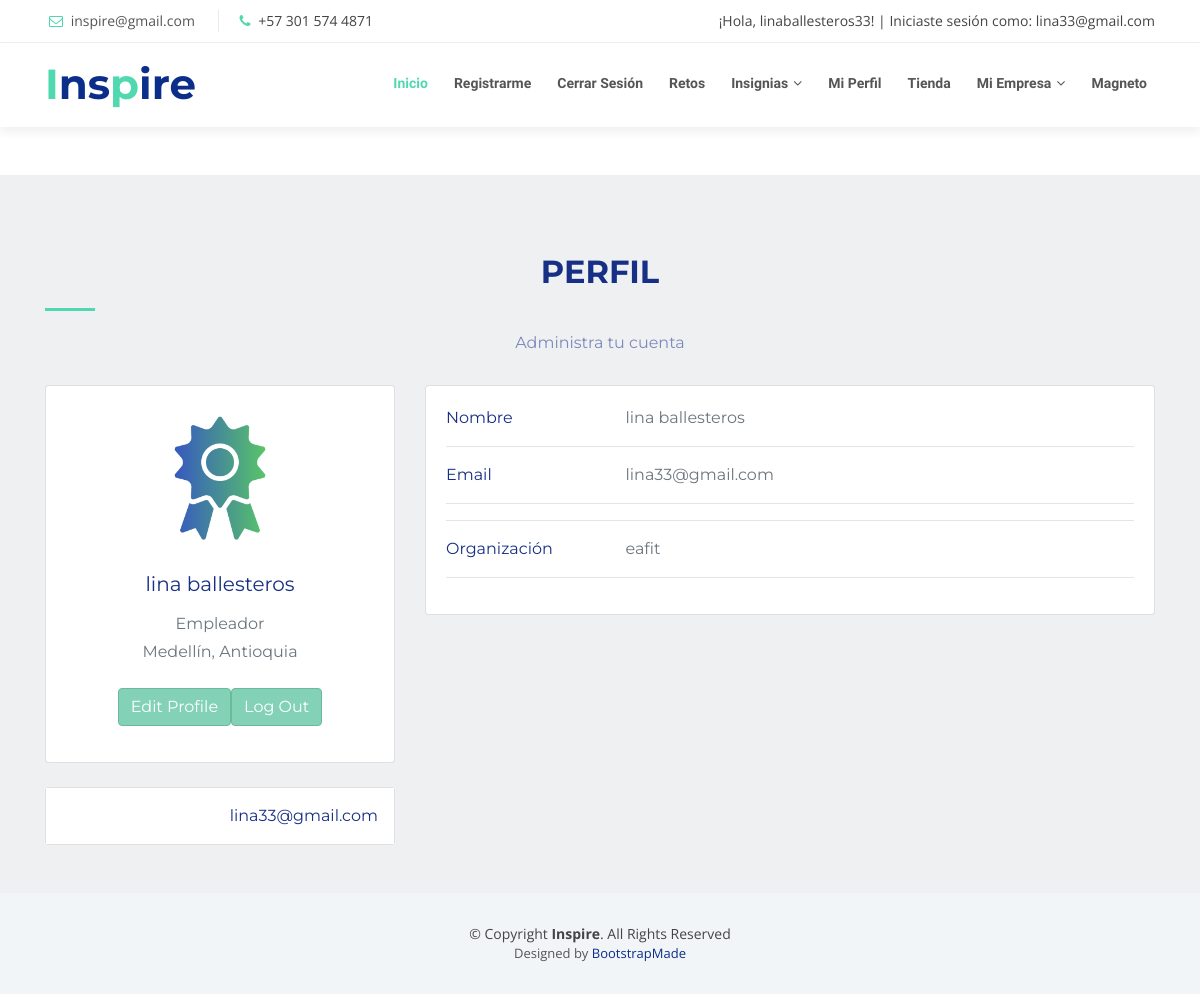
The app's page /profile (signed in) with its own data.
### accounts/models.py (models this page shows)
class Empleador(models.Model):
    user = models.OneToOneField(User, on_delete = models.CASCADE)
    nombre_empleador =  models.CharField(default="", max_length=100)
    imagen_empleador = models.ImageField(upload_to="uploads/")
    organizacion_empleador =  models.CharField(default="", max_length=100)
    tipo_usuario = models.CharField(max_length=100, default='empleador')

### accounts/views.py (the view)
# urls.py: path('profile', accounts_views.profile, name='profile'),
def profile(request):
   tipo_usuario, data_usuario = get_user_type(request)
   if tipo_usuario is None: # Ambas consultas no tienen resultados, está loggeado como admin o no se ha loggeado y no como empleador o empleado
       print("debuggg")
       return redirect("login_view")
   if tipo_usuario == 'empleado':
       empleado = request.user.empleado
       retos_iniciados_usuario = RetosIniciados.objects.filter(empleado=empleado)
       retos_iniciados = Reto.objects.filter(id__in=retos_iniciados_usuario.values('reto_id'), estado='ACTIVO')
       cantidad_retos_iniciados = retos_iniciados_usuario.count()
       print(retos_iniciados)
       print("-------")
       print(retos_iniciados_usuario)
       retos_finalizados_usuario = RetosFinalizados.objects.filter(empleado=empleado)
       retos_finalizados = Reto.objects.filter(id__in=retos_iniciados_usuario.values('reto_id'), estado='FINALIZADO')
       cantidad_retos_finalizados = retos_finalizados_usuario.count()
       habilidades_empleado = get_skills_employee(retos_finalizados_usuario)
       print("habilidades:")
       print(habilidades_empleado)
       return render(request, 'profile_employee.html', {'data_usuario':data_usuario, 'retos_iniciados':retos_iniciados, 'retos_iniciados_usuario':retos_iniciados_usuario, 'cantidad_retos_iniciados':cantidad_retos_iniciados, 'retos_finalizados':retos_finalizados, 'retos_finalizados_usuario':retos_finalizados_usuario, 'cantidad_retos_finalizados':cantidad_retos_finalizados, 'habilidades_empleado':habilidades_empleado})
   elif tipo_usuario == 'empleador':
       return render(request, 'profile_employer.html', data_usuario)

### accounts/templates/profile_employer.html (shortened to what this page needs)
<html lang="en"><head>
    <link href="static/lib/bootstrap/css/bootstrap.min.css" rel="stylesheet">
    <link rel="stylesheet" href="path/to/font-awesome/css/font-awesome.min.css">
    <link href="static/lib/font-awesome/css/font-awesome.min.css" rel="stylesheet">
    <link href="static/lib/animate/animate.min.css" rel="stylesheet">
    <link href="static/lib/ionicons/css/ionicons.min.css" rel="stylesheet">
    <link href="static/lib/owlcarousel/assets/owl.carousel.min.css" rel="stylesheet">
    <link href="static/lib/magnific-popup/magnific-popup.css" rel="stylesheet">
    <link href="static/lib/ionicons/css/ionicons.min.css" rel="stylesheet">
    <link href="static/css/style.css" rel="stylesheet">
  <style type="text/css" id="operaUserStyle"></style></head>
  <body id="body"><button type="button" id="mobile-nav-toggle"></button>
    {% include 'header.html' %}
      <main id="main">
        <br></br>
        <section style="background-color: #EEF0F1; font-family: 'Montserrat', sans-serif;" id="services">
          <div class="container py-5">
              <div class="section-header">
                  <h2 class="text-center" style="color: #172F85;">Perfil</h2>
                  <p class="text-center" style="color: #7F88BC;">Administra tu cuenta</p>
              </div>
              <div class="row">
                  <div class="col-lg-4">
                      <div class="card mb-4">
                          <div class="card-body text-center">
                              <img src={{imagen_empleador}} alt="avatar"
                                  class="rounded-circle img-fluid" style="width: 150px;">
                              <h5 class="my-3" style="color: #172F85;">{{ nombre_empleador}}</h5>
                              <p class="text-muted mb-1" style="color: #83D2B8;">Empleador</p>
                              <p class="text-muted mb-4">Medellín, Antioquia</p>
                              <div class="d-flex justify-content-center mb-2">
                                <button type="button" class="btn btn-primary mb-2" style="background-color: #83D2B8; border: 1px solid #6CBA99;">Edit Profile</button>
                                <a href="http://localhost:8000/log_out">
                                    <button type="button" class="btn btn-primary mb-2" style="background-color: #83D2B8; border: 1px solid #6CBA99;">Log Out</button>
                                </a>
                                                            </div>
                          </div>
                      </div>
                      <div class="card mb-4 mb-lg-0">
                          <div class="card-body p-0">
                              <ul class="list-group list-group-flush rounded-3">
                                  <li class="list-group-item d-flex justify-content-between align-items-center p-3">
                                      <p class="mb-0" style="color: #172F85;">{{ user.email }}</p>
                                  </li>
                              </ul>
                          </div>
                      </div>
                  </div>
                  <div class="col-lg-8">
                      <div class="card mb-4">
                          <div class="card-body">
                              <div class="row">
                                  <div class="col-sm-3">
                                      <p class="mb-0" style="color: #172F85;">Nombre</p>
                                  </div>
                                  <div class="col-sm-9">
                                      <p class="text-muted mb-0" style="color: #7F88BC;">{{nombre_empleador}}</p>
                                  </div>
                              </div>
                              <hr>
                              <div class="row">
                                  <div class="col-sm-3">
                                      <p class="mb-0" style="color: #172F85;">Email</p>
                                  </div>
                                  <div class="col-sm-9">
                                      <p class="text-muted mb-0" style="color: #7F88BC;">{{user.email}}</p>
                                  </div>
                              </div>
                              <hr>
                            <hr>
                              <div class="row">
                                  <div class="col-sm-3">
                                      <p class="mb-0" style="color: #172F85;">Organización</p>
                                  </div>
                                  <div class="col-sm-9">
                                      <p class="text-muted mb-0" style="color: #7F88BC;">{{organizacion_empleador}}</p>
                                  </div>
                              </div>
                              <hr>
                          </div>
                      </div>
                </div>
                  </div>
                </div>
        </section>
      </main>
      <footer id="footer">
        <div class="container">
          <div class="copyright">
            © Copyright <strong>Inspire</strong>. All Rights Reserved
          </div>
          <div class="credits">
            Designed by <a href="https://bootstrapmade.com/">BootstrapMade</a>
          </div>
        </div>
      </footer>
          <div id="mobile-body-overly"></div></body></html>

### menu/templates/header.html (shortened to what this page needs)
    <section id="topbar" class="d-none d-lg-block">
      <div class="container clearfix">
        <div class="contact-info float-left">
          <i class="fa fa-envelope-o"></i> <a href="mailto:contact@example.com">inspire@gmail.com</a>
          <i class="fa fa-phone"></i> +57 301 574 4871
        </div>
        <div class="social-links float-right">
          <div class="user-info">
            {% if user.is_authenticated %}
                ¡Hola, {{ user.username }}! | Iniciaste sesión como: {{ user.email}}
            {% endif %}
        </div>
        </div>
      </div>
    </section>
    <div id="header-sticky-wrapper" class="sticky-wrapper" style="height: 84px;">
      <header id="header">
        <div class="container">
          <div id="logo" class="pull-left">
            <h1><a href="#body" class="scrollto"><span>I</span>ns<span>p</span>ire</a></h1>
          </div>
          <nav id="nav-menu-container">
            <ul class="nav-menu sf-js-enabled sf-arrows" style="touch-action: pan-y;"><li class="menu-active"><a href="http://localhost:8000">Inicio</a></li>
            <li><a href="http://localhost:8000/sign_up_type">Registrarme</a></li>
            {% if user.is_authenticated %}
            <li><a href="http://localhost:8000/log_out">Cerrar Sesión</a></li>
            {% else %}
            <li><a href="http://localhost:8000/login_view">Iniciar Sesión</a></li>
            {% endif %}
            <li><a href="http://localhost:8000/challenges">Retos</a></li>
            <li class="menu-has-children"><a href="http://localhost:8000/badges" class="sf-with-ul">Insignias</a>
            </li>
            <li><a href="http://localhost:8000/profile">Mi Perfil</a></li>
            <li><a href="#team">Tienda</a></li>
            <li class="menu-has-children"><a href="" class="sf-with-ul">Mi Empresa</a>
            </li>
            <li><a href="https://www.magneto365.com/home/ ">Magneto</a></li>
          </ul>
        </nav>
      </div>
    </header></div>

### challenges/static/css/style.css (style rules this page uses)
body { background: #fff; color: #444; font-family: "Open Sans", sans-serif; }
a { color: #50d8af; transition: 0.5s; }
p { padding: 0; margin: 0 0 30px 0; }
h1, h2, h3, h4, h5, h6 { font-family: "Montserrat", sans-serif; font-weight: 400; margin: 0 0 20px 0; padding: 0; }
#topbar { background: #fff; padding: 10px 0; border-bottom: 1px solid #eee; font-size: 14px; }
#topbar .contact-info a { line-height: 1; color: #555; }
#topbar .contact-info i { color: #50d8af; padding: 4px; }
#topbar .contact-info .fa-phone { padding-left: 20px; margin-left: 20px; border-left: 1px solid #e9e9e9; }
#header { padding: 20px 0; height: 84px; transition: all 0.5s; z-index: 997; background: #fff; box-shadow: 0px 6px 9px 0px rgba(0, 0, 0, 0.06); }
#header #logo h1 { font-size: 42px; margin: 0; padding: 0; line-height: 1; font-family: "Montserrat", sans-serif; font-weight: 700; }
#header #logo h1 a { color: #0c2e8a; line-height: 1; display: inline-block; }
#header #logo h1 a span { color: #50d8af; }
.nav-menu, .nav-menu * { margin: 0; padding: 0; list-style: none; }
.nav-menu li { position: relative; white-space: nowrap; }
.nav-menu > li { float: left; }
.sf-arrows .sf-with-ul { padding-right: 22px; }
.sf-arrows .sf-with-ul:after { content: "\f107"; position: absolute; right: 8px; font-family: FontAwesome; font-style: normal; font-weight: normal; }
#nav-menu-container { float: right; margin: 0; }
.nav-menu a { padding: 10px 8px; text-decoration: none; display: inline-block; color: #555; font-family: "Raleway", sans-serif; font-weight: 700; font-size: 14px; outline: none; }
.nav-menu li:hover > a, .nav-menu .menu-active > a { color: #50d8af; }
.nav-menu > li { margin-left: 10px; }
#mobile-nav { position: fixed; top: 0; padding-top: 18px; bottom: 0; z-index: 998; background: rgba(52, 59, 64, 0.9); left: -260px; width: 260px; overflow-y: auto; transition: 0.4s; }
#mobile-nav ul { padding: 0; margin: 0; list-style: none; }
#mobile-nav ul li { position: relative; }
#mobile-nav ul li a { color: #fff; font-size: 16px; overflow: hidden; padding: 10px 22px 10px 15px; position: relative; text-decoration: none; width: 100%; display: block; outline: none; }
.section-header { margin-bottom: 30px; }
.section-header h2 { font-size: 32px; color: #0c2e8a; text-transform: uppercase; font-weight: 700; position: relative; padding-bottom: 20px; }
.section-header h2::before { content: ''; position: absolute; display: block; width: 50px; height: 3px; background: #50d8af; bottom: 0; left: 0; }
.section-header p { padding: 0; margin: 0; }
#services { padding: 30px 0 0 0; }
#footer { background: #f2f5f8; padding: 0 0 30px 0; font-size: 14px; }
#footer .copyright { text-align: center; padding-top: 30px; }
#footer .credits { text-align: center; font-size: 13px; color: #555; }
#footer .credits a { color: #0c2e8a; }

### records on screen
Empleador: imagen_empleador (picture), nombre_empleador "lina ballesteros", organizacion_empleador "eafit"

### other values on screen
{{ user.username }} "linaballesteros33"
{{ user.email }} "lina33@gmail.com"
